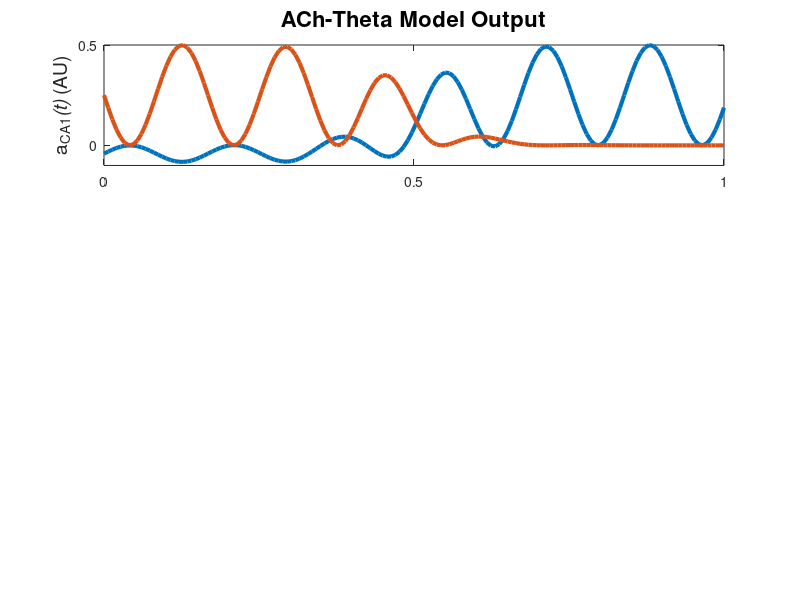

Write MATLAB code to recreate this figure. (Note: this script raises an error after producing the figure.)
function [] = hasselmo9402_working_addedPlots()
% hasselmo_2002 theta model


%todo: 
% add plots for ca3 and ec activity - done
% add ach to the model - done
% make a struct to hold data? - done

% can we get EC and CA3 activity separated?
% Learning? - simple vector forgeting? TMaze? 
% OLM switch? 
% show that hasselmo is wrong
% add the anon funct to other areas

clear all;
dbstop if error;

%% runtime parameters
p.nTrls = 1;
p.nTSteps = 25;
p.nCA1cells = 2;
p.nCA3cells = 3;
p.nECcells = 2;

p.dt = 0.005; % Default = 5 ms
p.thF = 8; % Default = 8 Hz
p.nCycles = 6; % How many cycles would we like per trial. Default = 6? 
p.stepsPerCycle = ceil(((1/p.thF)/p.dt));
p.phaseStep = (2*pi)/p.stepsPerCycle; % number of radians to increment theta phase by for each time steps
p.k = .5; % Max synaptic growth. Default = .5
p.lrate = 0.01; % learning rate, per Ehren's experiment
p.thetaScale = 1; % X from Hasselmo et al. 2002, p 799
% [0 to 1] smaller means theta has less effect on functional strength
% paper is vague about whether different values are used for the different
% layers (CA3 vs EC), for now we'll assume that it is a single fixed
% parameter. Default = 1?
p.time = linspace(0,1,p.nCycles*p.stepsPerCycle);

% allocate arrays
a.CA1 = nan(p.nCA1cells,p.nTSteps);
a.CA3 = nan(p.nCA3cells,p.nTrls); 
a.EC  = nan(p.nECcells, p.nTrls);
w.CA3 = eye(p.nCA1cells, p.nCA3cells);
w.EC  = eye(p.nCA1cells, p.nECcells); % identity matrix p.801
tempXprod = nan(p.nCA1cells,p.nCA3cells,p.stepsPerCycle);



%% Task 

% 


stage = 1;

% for each trial, run the theta model 
for trl = 1:p.nTrls
  % initialize first timestep
  % NOTE: THESE NEED TO BE SET FOR EACH PHASE OF THE TASK, TRL
  a.CA3(:,1) = [1; 1; 0]; % rand(p.nCA3cells,1) > .5;
  a.EC(:,1)  = [1; 0]; % rand(p.nECcells, 1) > .5;
  
  % run the model
  [a, tempXprod, pha, theta, syn] = runTheta(a,w,tempXprod,p,stage);
  
  % compute weight updates after each theta cycle
  dw.CA3(:,:) = sum(tempXprod,3);
  
  fprintf('\nTrial %i\n',trl);
  if any(isnan(dw.CA3)), keyboard, end % Just in case something goes wrong...
  %w.CA3, dw.CA3
  w.CA3 = w.CA3 + p.lrate .* dw.CA3; %   w.CA3 = w.CA3 + dw.CA3;
  w.CA3 = min(w.CA3, p.k);
  %w.CA3
  
  %if trl == p.nTrls, plotStateVariables(theta,a,pha, trl); end
  
end




fprintf('Test initial learning\n');
a.CA3(:,1) = [0; 1; 0]; % rand(p.nCA3cells,1) > .5;
[a, tempXprod, pha, theta, syn] = runTheta(a,w,tempXprod,p,stage);
trl = 0;
if 1
    plotStateVariables(theta,a,pha, trl,p.time); 
    plotRegionAct(syn.EC3(1,:), syn.CA3(2,:),p.time);
end

keyboard;
end 


function [a,tempXprod, pha, theta, syn] = runTheta(a,w,tempXprod,p,stage)
  
  % allocate phase and theta params
  pha.EC = nan(p.nTSteps,1);   theta.EC = nan(p.nTSteps,1);
  pha.CA3 = nan(p.nTSteps,1);  theta.CA3 = nan(p.nTSteps,1);
  pha.LTP = nan(p.nTSteps,1);  theta.LTP = nan(p.nTSteps,1);
  
  pha.EC(1)  = 0;    theta.EC(1)  = (p.thetaScale/2) * sin(pha.EC(1))  + (1-(p.thetaScale/2));
  pha.CA3(1) = pi;   theta.CA3(1) = (p.thetaScale/2) * sin(pha.CA3(1)) + (1-(p.thetaScale/2));
  pha.LTP(1) = 0;    theta.LTP(1) = sin(pha.LTP(1));
  
  % initialize ACh activity
  AchPut = linspace(-10,10,p.nCycles*p.stepsPerCycle);
  pha.AChLvls = sigmoid(AchPut);
  % .64 C_theta (equ 5) Cr = .8 Cl = ? 
  Cr = 1; Cl = .5; % These need to be updated to control for individual dynamics in CA3 vs EC 
  updateEC3 = @(ACh,Cl,theta,w,a) (ACh*Cl) * ((theta.*w) * a);
  updateCA3 = @(ACh,Cr,theta,w,a) (1 - ACh*Cr) * ((theta.*w) * a);
  
  syn.EC3(:,1) = updateEC3(pha.AChLvls(1),Cl,theta.EC(1),w.EC,a.EC(:,stage));
  syn.CA3(:,1) = updateCA3(pha.AChLvls(1),Cr,theta.CA3(1),w.CA3,a.CA3(:,stage));

  % initialize CA1 activity
  a.CA1(:,1) = syn.EC3(:,1) + syn.CA3(:,1); % eq 2.4 p.799

  tempXprod(:,:,1) = (theta.LTP(1) .* a.CA1(:,1)) * a.CA3(:,stage)';
  % run one theta cycle
  for t = 2:p.nCycles*p.stepsPerCycle
    
    % phasic input
    pha.EC(t)  = pha.EC(t-1)  + p.phaseStep;  theta.EC(t)  = (p.thetaScale/2) * sin(pha.EC(t))  + (1-(p.thetaScale/2));  % eq 2.2 p.799
    pha.CA3(t) = pha.CA3(t-1) + p.phaseStep;  theta.CA3(t) = (p.thetaScale/2) * sin(pha.CA3(t)) + (1-(p.thetaScale/2));  % eq 2.3 p.799
    pha.LTP(t) = pha.LTP(t-1) + p.phaseStep;  theta.LTP(t) = sin(pha.LTP(t));                                            % eq 2.5 p.799
    
    % after the new updating function was written
    syn.EC3(:,t) = (pha.AChLvls(t)*Cl) * ((theta.EC(t) .* w.EC) * a.EC(:,stage));
    syn.CA3(:,t) = (1 - pha.AChLvls(t)*Cr) * ((theta.CA3(t) .* w.CA3) * a.CA3(:,stage));
    
    a.CA1(:,t) = syn.EC3(:,t) + syn.CA3(:,t); % eq 2.4 p.799

    tempXprod(:,:,t) = (theta.LTP(t) .* a.CA1(:,t)) * a.CA3(:,stage)';
    
  end
  
  modEC = reshape(syn.EC3,2,[])';
  modCA3 = reshape(syn.CA3,2,[])';
  
  if 0
    keyboard;
    
    figure; hold on;
    time = linspace(0, 1000, size(reshape(syn.EC3,2,[])',1));
    plot(time,modEC);
    plot(time,modCA3);
    xlim([0,max(time)]);
    
    figure;
    plot(time, modEC+modCA3)
    
  end
  
end

function plotStateVariables_old(theta,a,pha,trl)
    figure;
    subplot(4,1,1);
    hold off; plot(theta.EC)
    hold on; plot(theta.CA3)
    ylabel('theta.CA3');
    legend('EC','CA3'); ylim([0 1]);
    %title(['End of training']);
    title(['trl ', num2str(trl)])
    
    subplot(4,1,2);
    plot(a.CA1');
    ylabel('act CA1');
    
    subplot(4,1,3);
    plot(theta.LTP)
    ylabel('theta LTP');
    
    subplot(4,1,4);
    plot(pha.AChLvls)
    ylabel('Ach');
end

function plotStateVariables(theta,a,pha,trl,t)
    figure;
    subplot(3,1,1); 
    plot(t,a.CA1','LineWidth',3);
    title('ACh-Theta Model Output','FontSize',16);
    ylabel('a_{CA1}\it(t) \rm(AU)','FontSize',14);
    yticks([-.2 0 .5]); xticks([0 .5 1]);
    ax = gca; ax.FontSize = 12;
    
    subplot(3,1,2);
    plot(t,theta.LTP,'LineWidth',3)
    ylabel('\theta_{LTP} \rm(AU)','FontSize',14);
    yticks([-1 0 1]); xticks([0 .5 1]);
    ax = gca; ax.FontSize = 12;
    
    subplot(3,1,3);
    plot(t,pha.AChLvls,'LineWidth',3)
    ylabel('\bf\psi\rm\it(t) \rm(AU)','FontSize',14); 
    xlabel('Time (s)','FontSize',14);
    yticks([0 1]); xticks([0 .5 1]);
    ax = gca; ax.FontSize = 12;
    
end

function plotRegionAct(EC, CA3, t)

figure; 
subplot(1,2,1);
plot(t,EC, 'r','LineWidth',3)
title('EC Activity', 'FontSize',16)
xlabel('Time (s)','FontSize',14); ylabel('Activity (AU)', 'FontSize',14);
yticks([0 .5]); xticks([0 .5 1]);
ax = gca; ax.FontSize = 12; 



subplot(1,2,2);
plot(t,CA3, 'b','LineWidth',3)
title('CA3 Activity', 'FontSize',16)
xlabel('Time (s)','FontSize',14); ylabel('Activity (AU)', 'FontSize',14);
yticks([0 .5]); xticks([0 .5 1]);
ax = gca; ax.FontSize = 12; 

end

function y = sigmoid(x)
y = 1.0 ./ (1 + exp(-x));
end
%%
